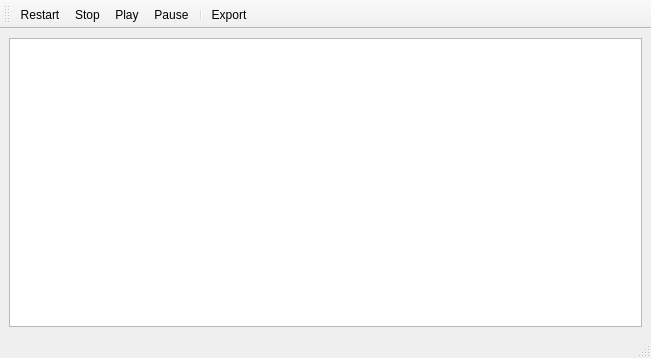
<?xml version="1.0" encoding="UTF-8"?>
<ui version="4.0">
 <class>MainWindow</class>
 <widget class="QMainWindow" name="MainWindow">
  <property name="geometry">
   <rect>
    <x>0</x>
    <y>0</y>
    <width>651</width>
    <height>358</height>
   </rect>
  </property>
  <property name="windowTitle">
   <string>MIDI inspector</string>
  </property>
  <widget class="QWidget" name="centralwidget">
   <layout class="QGridLayout" name="gridLayout">
    <item row="0" column="0">
     <layout class="QVBoxLayout" name="verticalLayout">
      <item>
       <widget class="QTableView" name="event_table">
        <property name="contextMenuPolicy">
         <enum>Qt::CustomContextMenu</enum>
        </property>
        <property name="editTriggers">
         <set>QAbstractItemView::NoEditTriggers</set>
        </property>
        <property name="alternatingRowColors">
         <bool>true</bool>
        </property>
        <property name="horizontalScrollMode">
         <enum>QAbstractItemView::ScrollPerPixel</enum>
        </property>
        <attribute name="verticalHeaderDefaultSectionSize">
         <number>14</number>
        </attribute>
       </widget>
      </item>
     </layout>
    </item>
   </layout>
  </widget>
  <widget class="QMenuBar" name="menubar">
   <property name="geometry">
    <rect>
     <x>0</x>
     <y>0</y>
     <width>651</width>
     <height>17</height>
    </rect>
   </property>
  </widget>
  <widget class="QStatusBar" name="statusbar"/>
  <widget class="QToolBar" name="toolBar">
   <property name="windowTitle">
    <string>toolBar</string>
   </property>
   <property name="allowedAreas">
    <set>Qt::TopToolBarArea</set>
   </property>
   <property name="iconSize">
    <size>
     <width>16</width>
     <height>16</height>
    </size>
   </property>
   <property name="floatable">
    <bool>false</bool>
   </property>
   <attribute name="toolBarArea">
    <enum>TopToolBarArea</enum>
   </attribute>
   <attribute name="toolBarBreak">
    <bool>false</bool>
   </attribute>
   <addaction name="actionRestart"/>
   <addaction name="actionStop"/>
   <addaction name="actionPlay"/>
   <addaction name="actionPause"/>
   <addaction name="separator"/>
   <addaction name="actionExport"/>
  </widget>
  <action name="actionPlay">
   <property name="icon">
    <iconset resource="icons.qrc">
     <normaloff>:/player/media-play.svg</normaloff>:/player/media-play.svg</iconset>
   </property>
   <property name="text">
    <string>Play</string>
   </property>
  </action>
  <action name="actionStop">
   <property name="icon">
    <iconset resource="icons.qrc">
     <normaloff>:/player/media-stop.svg</normaloff>:/player/media-stop.svg</iconset>
   </property>
   <property name="text">
    <string>Stop</string>
   </property>
  </action>
  <action name="actionPause">
   <property name="checkable">
    <bool>true</bool>
   </property>
   <property name="icon">
    <iconset resource="icons.qrc">
     <normaloff>:/player/media-pause.svg</normaloff>:/player/media-pause.svg</iconset>
   </property>
   <property name="text">
    <string>Pause</string>
   </property>
  </action>
  <action name="actionRestart">
   <property name="icon">
    <iconset resource="icons.qrc">
     <normaloff>:/player/media-step-backward.svg</normaloff>:/player/media-step-backward.svg</iconset>
   </property>
   <property name="text">
    <string>Restart</string>
   </property>
  </action>
  <action name="actionExport">
   <property name="text">
    <string>Export...</string>
   </property>
  </action>
 </widget>
 <resources>
  <include location="icons.qrc"/>
 </resources>
 <connections/>
</ui>
